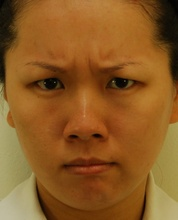
%> input picture FER Project/data/anger.jpg, 178 x 220 px, shrunk from 486 x 600 before the run
$ octave --eval "result = lbp(imread('../data/anger.jpg'));"   (GNU Octave 9; MATLAB toolbox functions it lacks are replaced by stand-ins)
%> lines starting %> are read from the running program, lines starting %| are printed output that depends on the picture
function [ImLBP] = lbp(Im)

Im = rgb2gray(Im);
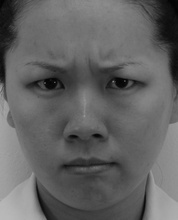
%> Im: size 220x178 uint8; min 2, max 185, mean 98.8
Im = double(Im);
%> Im: size 220x178 double
Im = imgaussfilt(Im);
[row,col] = size(Im);
%> row = 220; col = 178
ImLBP = zeros(row,col);

Lbp = [128 1 2; 64 0 4; 32 16 8];
Lbp = reshape(Lbp,[1,9]);

for i = 2:1:row-1
    for j = 2:1:col-1
        w = Im(i-1:i+1, j-1:j+1);
        for k = -1:1:1
            for l = -1:1:1
                if w(2,2)<w(2+k,2+l)
                    w(2+k,2+l) = 0;
                else
                    w(2+k,2+l) = 1;
                end
            end
        end
        w = reshape(w, [9,1]);
        value = Lbp*w;
        ImLBP(i,j) = value;
    end
end
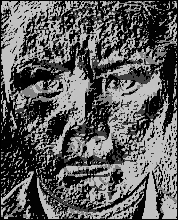
%> ImLBP: size 220x178 double; min 0, max 195, mean 93
%> after the loop, w = [1; 1; 0; 1; 1; 0; 1; 0; 0]

ImLBP = uint8(ImLBP);
%> ImLBP: size 220x178 uint8

end

$ run again, on FER Project/data/contempt2.jpg
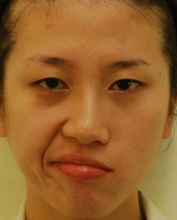
%> input picture FER Project/data/contempt2.jpg, 177 x 220 px, shrunk from 738 x 918 before the run
%> in lbp, `Im = rgb2gray(Im);`:
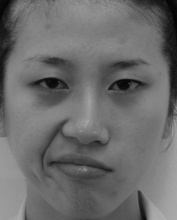
%> Im: size 220x177 uint8; min 2, max 175, mean 107.7
%> after the loop in lbp, `for i = 2:1:row-1`:
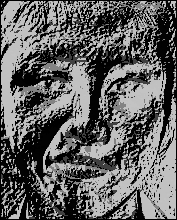
%> ImLBP: size 220x177 double; min 0, max 195, mean 97.9
%> after the loop in lbp, `for i = 2:1:row-1`: w = [1; 1; 0; 1; 1; 0; 1; 0; 0]

$ run again, on FER Project/data/disgust.jpg
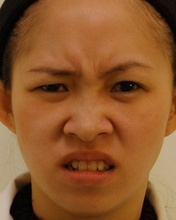
%> input picture FER Project/data/disgust.jpg, 176 x 220 px, shrunk from 480 x 600 before the run
%> in lbp, `Im = rgb2gray(Im);`:
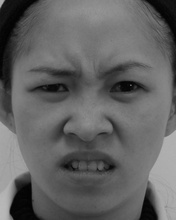
%> Im: size 220x176 uint8; min 1, max 186, mean 98.5
%> after the loop in lbp, `for i = 2:1:row-1`:
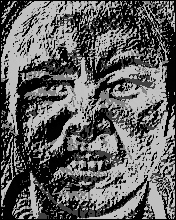
%> ImLBP: size 220x176 double; min 0, max 195, mean 96.7
%> after the loop in lbp, `for i = 2:1:row-1`: w = [0; 0; 0; 0; 1; 0; 0; 0; 0]
